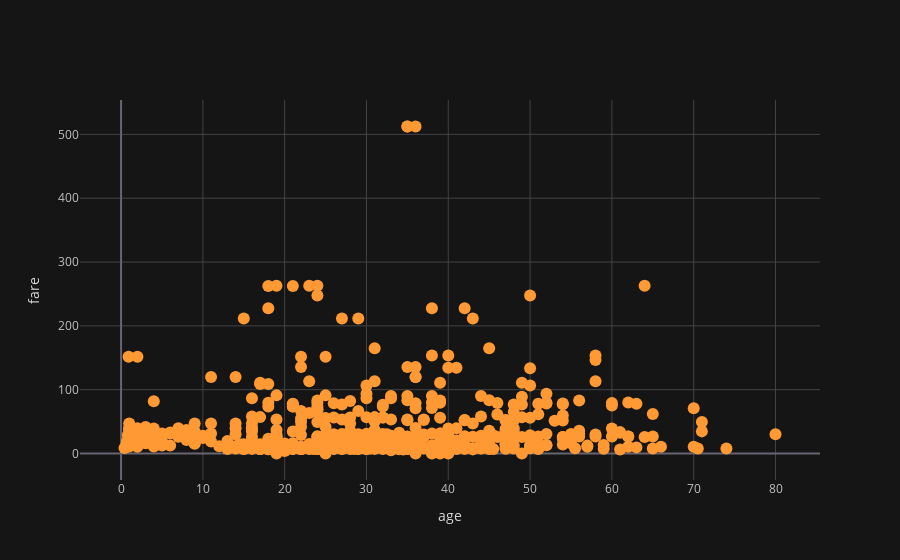

Write notebook code for a chart like this one.
### Code cell
cf.set_config_file(theme='solar')
titanic.iplot(x='age', y='fare', mode='markers', xTitle='age', yTitle='fare')

### Figure 1 — Plotly figure (JSON) as saved in the notebook; plotly's stock layout.template omitted (floating-point values rounded to 4 significant figures; data arrays with more than 128 entries replaced by an {"elided": "..."} marker saying what was removed)
{"data": [{"line": {"color": "rgba(255, 153, 51, 1.0)", "dash": "solid", "shape": "linear", "width": 1.3}, "marker": {"size": 12, "symbol": "circle"}, "mode": "markers", "name": "fare", "text": "", "type": "scatter", "x": {"elided": "891 float values"}, "y": {"elided": "891 float values"}}], "layout": {"legend": {"bgcolor": "#151516", "font": {"color": "#D9D9D9"}}, "paper_bgcolor": "#151516", "plot_bgcolor": "#151516", "title": {"font": {"color": "#D9D9D9"}}, "xaxis": {"gridcolor": "#434343", "showgrid": true, "tickfont": {"color": "#C2C2C2"}, "title": {"font": {"color": "#D9D9D9"}, "text": "age"}, "zerolinecolor": "#666570"}, "yaxis": {"gridcolor": "#434343", "showgrid": true, "tickfont": {"color": "#C2C2C2"}, "title": {"font": {"color": "#D9D9D9"}, "text": "fare"}, "zerolinecolor": "#666570"}}}
